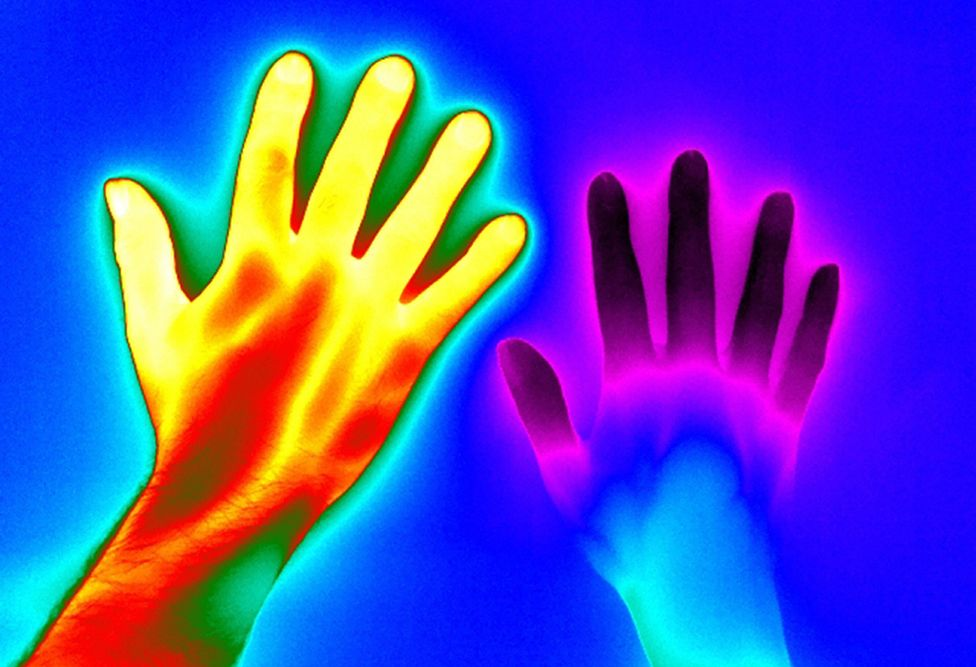
#> input picture dsp2018/images/hands.png, 976 x 667 px
$ python example4.py   (Python 2 division)
#> lines starting #> are read from the running program, lines starting #| are printed output that depends on the picture; after the words box and inside, x2 and y2 are one past the last pixel; in counts of white or black regions, pixels touching at a corner belong together
#For HSV, Hue range is [0,179], Saturation range is [0,255] and Value range is [0,255].

import cv2
import numpy as np
import matplotlib.pyplot as plt

img = cv2.imread('hands.png',cv2.IMREAD_COLOR)
#> img is the input picture: shape (667, 976, 3); mean B, G, R 189.3, 74.2, 81
hsv = cv2.cvtColor(img, cv2.COLOR_BGR2HSV)
#> hsv: shape (667, 976, 3); mean H, S, V 97.6, 244.4, 234.2

lower = np.array([110,100,100])
upper = np.array([130,255,255])
mask = cv2.inRange(hsv, lower, upper)
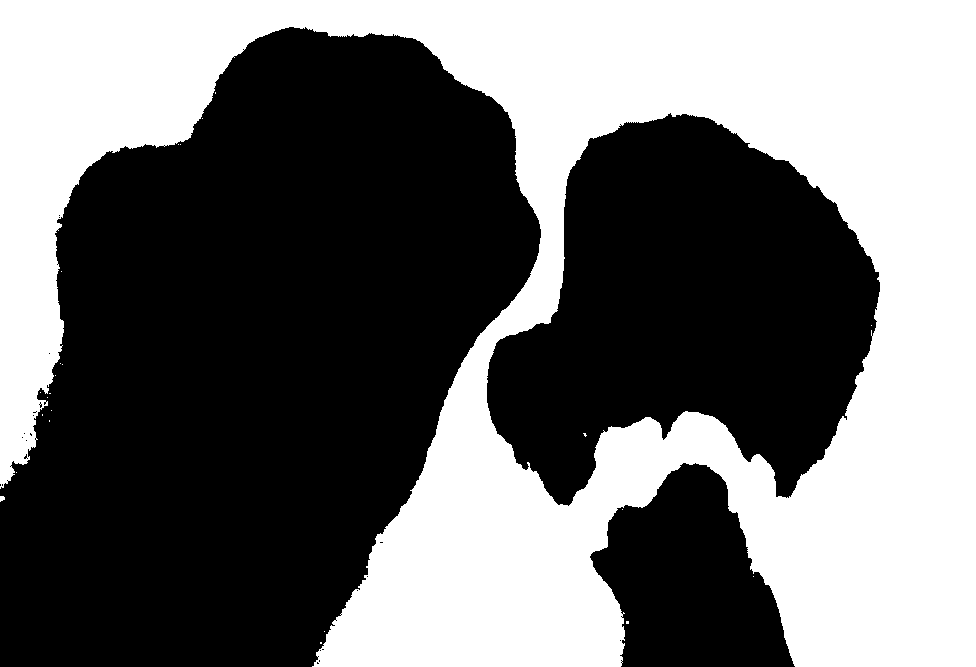
#> mask: shape (667, 976); 43.6% white; 24 white regions (22 under 20 px), largest, box (x1, y1, x2, y2) and area: (0, 0, 976, 667) 284016, (0, 496, 5, 502) 23
res = cv2.bitwise_and(img,img, mask= mask)
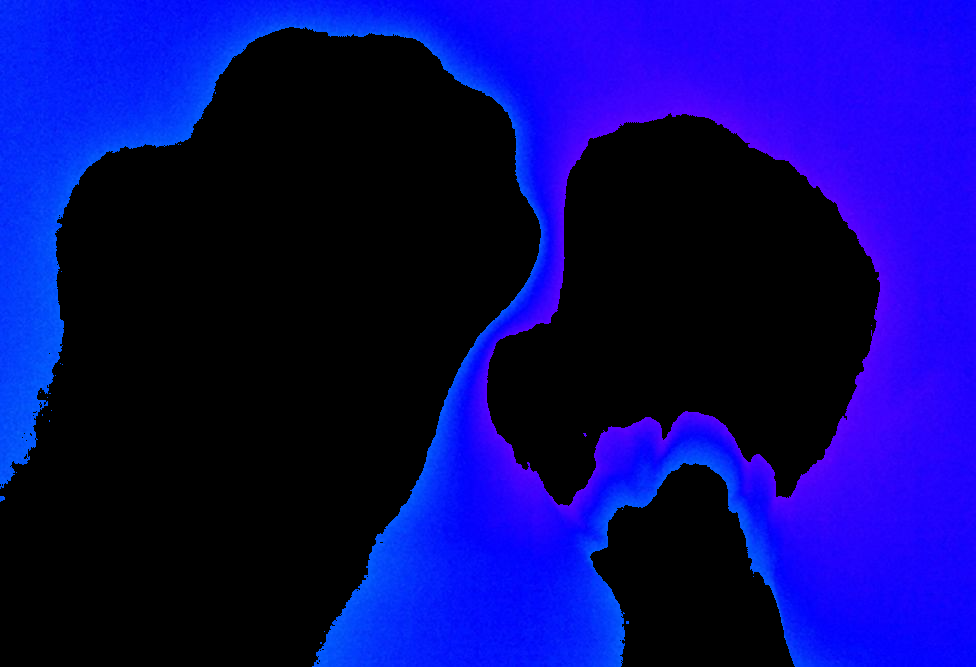
#> res: shape (667, 976, 3); mean B, G, R 110.3, 8.1, 10.4

cv2.imshow('original',img)

cv2.imshow('mask',mask)

cv2.imshow('resultado',res)
k = cv2.waitKey(0)
#> (key Esc is pressed here)
cv2.destroyAllWindows()


color = np.uint8([[[38,22,0 ]]])
hsv = cv2.cvtColor(color,cv2.COLOR_BGR2HSV)
print hsv
